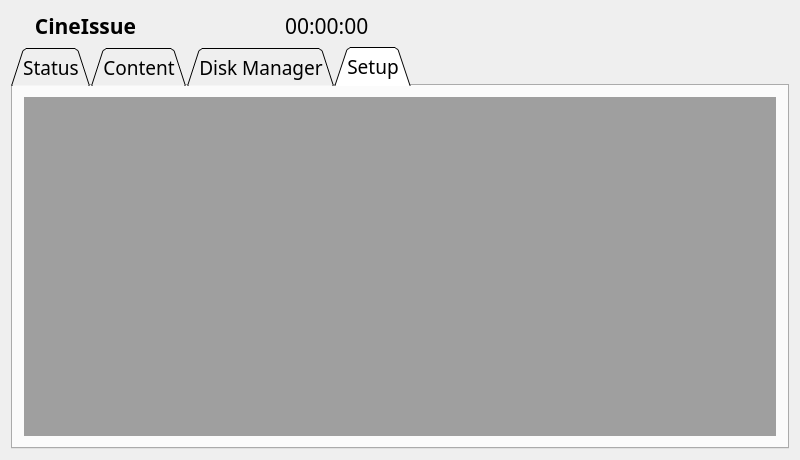
<ui version="4.0" >
 <class>CineCastUiClass</class>
 <widget class="QWidget" name="CineCastUiClass" >
  <property name="geometry" >
   <rect>
    <x>0</x>
    <y>0</y>
    <width>800</width>
    <height>460</height>
   </rect>
  </property>
  <property name="maximumSize" >
   <size>
    <width>1666666</width>
    <height>1666666</height>
   </size>
  </property>
  <property name="windowTitle" >
   <string>CineIssue</string>
  </property>
  <layout class="QVBoxLayout" name="verticalLayout" >
   <item>
    <layout class="QHBoxLayout" name="horizontalLayout_3" >
     <item>
      <widget class="QLabel" name="label_logoBig" >
       <property name="text" >
        <string/>
       </property>
       <property name="pixmap" >
        <pixmap resource="cinecastui.qrc" >:/CineCastUi/Resources/logobig.png</pixmap>
       </property>
      </widget>
     </item>
     <item>
      <widget class="QLabel" name="label_LOGO" >
       <property name="font" >
        <font>
         <family>Book Antiqua</family>
         <pointsize>16</pointsize>
         <weight>75</weight>
         <italic>false</italic>
         <bold>true</bold>
         <underline>false</underline>
         <strikeout>false</strikeout>
        </font>
       </property>
       <property name="text" >
        <string>  CineIssue</string>
       </property>
      </widget>
     </item>
     <item>
      <spacer name="horizontalSpacer" >
       <property name="orientation" >
        <enum>Qt::Horizontal</enum>
       </property>
       <property name="sizeHint" stdset="0" >
        <size>
         <width>40</width>
         <height>20</height>
        </size>
       </property>
      </spacer>
     </item>
     <item>
      <widget class="QLabel" name="label_time" >
       <property name="font" >
        <font>
         <family>Book Antiqua</family>
         <pointsize>16</pointsize>
         <weight>50</weight>
         <italic>false</italic>
         <bold>false</bold>
         <underline>false</underline>
         <strikeout>false</strikeout>
        </font>
       </property>
       <property name="text" >
        <string>00:00:00</string>
       </property>
      </widget>
     </item>
     <item>
      <spacer name="horizontalSpacer_3" >
       <property name="orientation" >
        <enum>Qt::Horizontal</enum>
       </property>
       <property name="sizeHint" stdset="0" >
        <size>
         <width>40</width>
         <height>20</height>
        </size>
       </property>
      </spacer>
     </item>
     <item>
      <widget class="QLabel" name="label_Version" >
       <property name="font" >
        <font>
         <family>Book Antiqua</family>
         <pointsize>16</pointsize>
         <weight>50</weight>
         <italic>false</italic>
         <bold>false</bold>
         <underline>false</underline>
         <strikeout>false</strikeout>
        </font>
       </property>
      </widget>
     </item>
     <item>
      <spacer name="horizontalSpacer_2" >
       <property name="orientation" >
        <enum>Qt::Horizontal</enum>
       </property>
       <property name="sizeHint" stdset="0" >
        <size>
         <width>40</width>
         <height>20</height>
        </size>
       </property>
      </spacer>
     </item>
     <item>
      <widget class="QLabel" name="label" >
       <property name="pixmap" >
        <pixmap resource="cinecastui.qrc" >:/CineCastUi/Resources/recv.png</pixmap>
       </property>
      </widget>
     </item>
     <item>
      <widget class="QLabel" name="label_NetworkStatus" />
     </item>
     <item>
      <widget class="QPushButton" name="pushButton_Reboot" >
       <property name="icon" >
        <iconset resource="cinecastui.qrc" >
         <normaloff>:/CineCastUi/Resources/restart.png</normaloff>:/CineCastUi/Resources/restart.png</iconset>
       </property>
       <property name="flat" >
        <bool>true</bool>
       </property>
      </widget>
     </item>
     <item>
      <widget class="QPushButton" name="pushButton_Shutdown" >
       <property name="icon" >
        <iconset resource="cinecastui.qrc" >
         <normaloff>:/CineCastUi/Resources/power.png</normaloff>:/CineCastUi/Resources/power.png</iconset>
       </property>
       <property name="flat" >
        <bool>true</bool>
       </property>
      </widget>
     </item>
    </layout>
   </item>
   <item>
    <widget class="QTabWidget" name="tabWidget" >
     <property name="font" >
      <font>
       <family>Book Antiqua</family>
       <pointsize>14</pointsize>
       <weight>50</weight>
       <italic>false</italic>
       <bold>false</bold>
       <underline>false</underline>
       <strikeout>false</strikeout>
      </font>
     </property>
     <property name="autoFillBackground" >
      <bool>true</bool>
     </property>
     <property name="styleSheet" >
      <string notr="true" >QTabWidget#Tab1>QTabBar::tab:first
{
    border-image: url(:/NULLbackground.png);
}
QTabWidget#Tab1>QTabBar::tab:first:hover
{
    border-image: url(:/NULLbackground.png);
}
QTabWidget#Tab1>QTabBar::tab:first:pressed
{
    border-image: url(:/NULLbackground.png);
}
QTabWidget#Tab1>QTabBar::tab:last
{
    border-image: url(:/NULLbackground.png);
}
QTabWidget#Tab1>QTabBar::tab:last:hover
{
    border-image: url(:/NULLbackground.png);
}
QTabWidget#Tab1>QTabBar::tab:last:pressed
{
    border-image: url(:NULLbackground.png);
}</string>
     </property>
     <property name="tabShape" >
      <enum>QTabWidget::Triangular</enum>
     </property>
     <property name="currentIndex" >
      <number>3</number>
     </property>
     <property name="usesScrollButtons" >
      <bool>true</bool>
     </property>
     <property name="tabsClosable" stdset="0" >
      <bool>false</bool>
     </property>
     <property name="movable" stdset="0" >
      <bool>true</bool>
     </property>
     <widget class="QWidget" name="tab_1" >
      <attribute name="title" >
       <string>Status</string>
      </attribute>
      <attribute name="icon" >
       <iconset resource="cinecastui.qrc" >
        <normaloff>:/CineCastUi/Resources/monitor.png</normaloff>:/CineCastUi/Resources/monitor.png</iconset>
      </attribute>
      <layout class="QVBoxLayout" name="verticalLayout_2" >
       <item>
        <widget class="QMdiArea" name="mdiArea_statue" />
       </item>
      </layout>
     </widget>
     <widget class="QWidget" name="tab_3" >
      <attribute name="title" >
       <string>Content</string>
      </attribute>
      <attribute name="icon" >
       <iconset resource="cinecastui.qrc" >
        <normaloff>:/CineCastUi/Resources/content.png</normaloff>:/CineCastUi/Resources/content.png</iconset>
      </attribute>
      <layout class="QVBoxLayout" name="verticalLayout_3" >
       <item>
        <widget class="QMdiArea" name="mdiArea_ContentManagement" />
       </item>
      </layout>
     </widget>
     <widget class="QWidget" name="tab_2" >
      <attribute name="title" >
       <string>Disk Manager</string>
      </attribute>
      <attribute name="icon" >
       <iconset resource="cinecastui.qrc" >
        <normaloff>:/CineCastUi/Resources/disktool.png</normaloff>:/CineCastUi/Resources/disktool.png</iconset>
      </attribute>
      <layout class="QHBoxLayout" name="horizontalLayout_2" >
       <item>
        <widget class="QMdiArea" name="mdiArea_Maintain" />
       </item>
      </layout>
     </widget>
     <widget class="QWidget" name="tab_4" >
      <attribute name="title" >
       <string>Setup</string>
      </attribute>
      <attribute name="icon" >
       <iconset resource="cinecastui.qrc" >
        <normaloff>:/CineCastUi/Resources/systempreferences.png</normaloff>:/CineCastUi/Resources/systempreferences.png</iconset>
      </attribute>
      <layout class="QVBoxLayout" name="verticalLayout_4" >
       <item>
        <widget class="QMdiArea" name="mdiArea_Setup" >
         <property name="font" >
          <font>
           <pointsize>10</pointsize>
          </font>
         </property>
        </widget>
       </item>
      </layout>
     </widget>
    </widget>
   </item>
  </layout>
 </widget>
 <layoutdefault spacing="6" margin="11" />
 <resources>
  <include location="cinecastui.qrc" />
 </resources>
 <connections/>
</ui>
